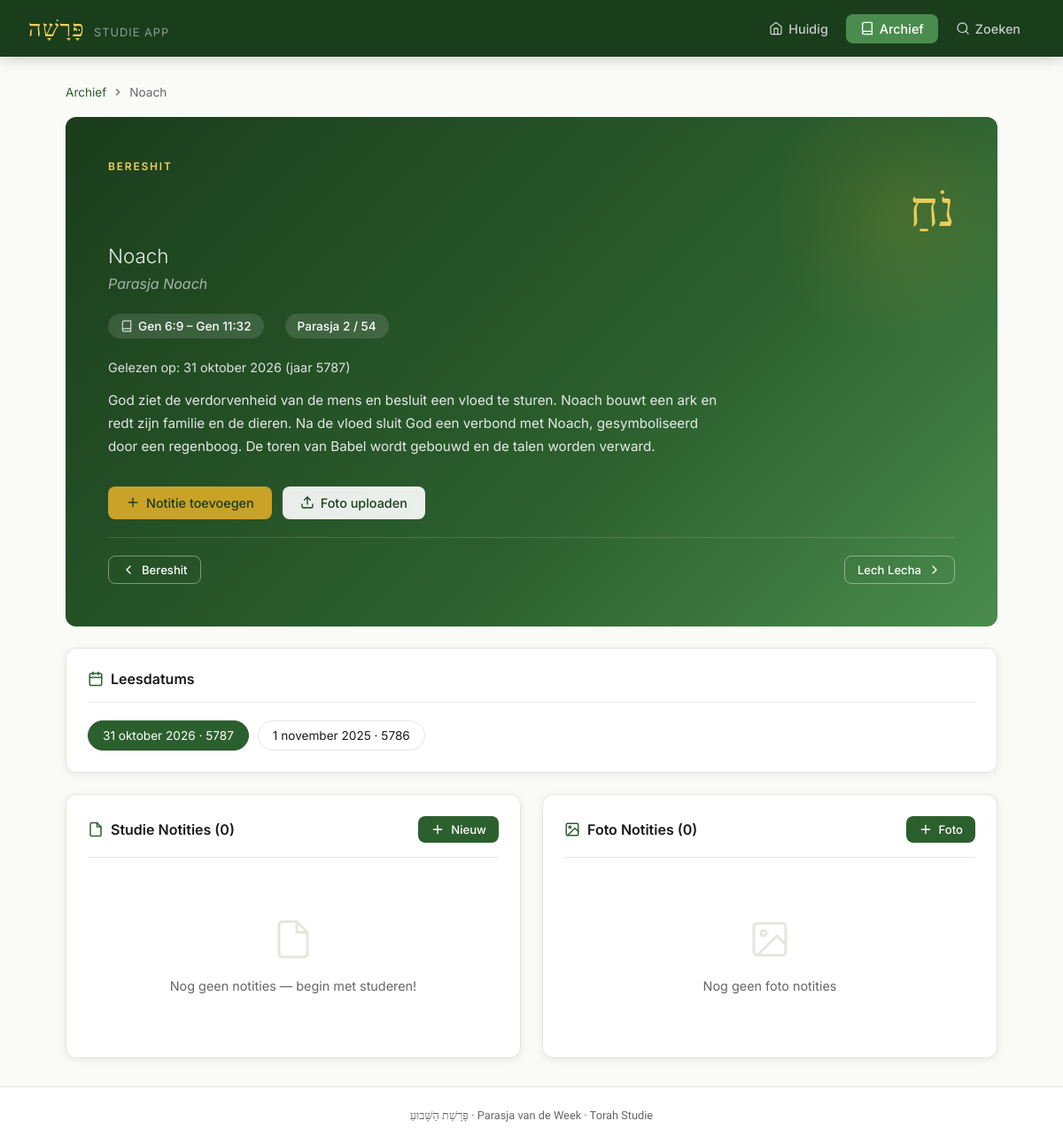
/parasja.php?id=2&schema=50, run on the app's committed database.
### tables this page shows
CREATE TABLE IF NOT EXISTS parasjot (
    id INT AUTO_INCREMENT PRIMARY KEY,
    volgorde INT NOT NULL,
    naam_hebreeuws VARCHAR(100) NOT NULL,
    naam_nl VARCHAR(100) NOT NULL,
    naam_transliteratie VARCHAR(100) NOT NULL,
    boek ENUM('Bereshit','Shemot','Vayikra','Bamidbar','Devarim') NOT NULL,
    verzen_van VARCHAR(50),
    verzen_tot VARCHAR(50),
    samenvatting TEXT,
    created_at TIMESTAMP DEFAULT CURRENT_TIMESTAMP
);

CREATE TABLE IF NOT EXISTS parasja_schema (
    id INT AUTO_INCREMENT PRIMARY KEY,
    parasja_id INT NOT NULL,
    shabbat_datum DATE NOT NULL,
    joods_jaar INT NOT NULL,
    gecombineerd_met INT DEFAULT NULL,
    FOREIGN KEY (parasja_id) REFERENCES parasjot(id),
    UNIQUE KEY unique_datum (shabbat_datum)
);

### parasja.php (the view, shortened to what this page needs)
<?php
require_once __DIR__ . '/config/db.php';
$parasjaId = (int)($_GET['id'] ?? 0);
$schemaId  = (int)($_GET['schema'] ?? 0);
$stmt = $pdo->prepare("SELECT * FROM parasjot WHERE id = ?");
$stmt->execute([$parasjaId]);
$parasja = $stmt->fetch();
$schema = null;
if ($schemaId) {
    $s = $pdo->prepare("SELECT ps.*, p2.naam_nl AS gecombineerd_nl, p2.naam_transliteratie AS gecombineerd_trans
                         FROM parasja_schema ps LEFT JOIN parasjot p2 ON ps.gecombineerd_met = p2.id
                         WHERE ps.id = ?");
    $s->execute([$schemaId]);
    $schema = $s->fetch();
}
$alleSchema = $pdo->prepare("
    SELECT ps.*, p2.naam_nl AS gecombineerd_nl
    FROM parasja_schema ps LEFT JOIN parasjot p2 ON ps.gecombineerd_met = p2.id
    WHERE ps.parasja_id = ? ORDER BY ps.shabbat_datum DESC
");
$alleSchema->execute([$parasjaId]);
$schemas = $alleSchema->fetchAll();
$stmt2 = $pdo->prepare("
    SELECT n.*, ps.shabbat_datum, ps.joods_jaar
    FROM notities n
    LEFT JOIN parasja_schema ps ON n.parasja_schema_id = ps.id
    WHERE n.parasja_id = ?
    ORDER BY n.aangemaakt_op DESC
");
$stmt2->execute([$parasjaId]);
$notities = $stmt2->fetchAll();
$stmt3 = $pdo->prepare("
    SELECT f.*, ps.shabbat_datum, ps.joods_jaar
    FROM foto_notities f
    LEFT JOIN parasja_schema ps ON f.parasja_schema_id = ps.id
    WHERE f.parasja_id = ?
    ORDER BY f.aangemaakt_op DESC
");
$stmt3->execute([$parasjaId]);
$fotos = $stmt3->fetchAll();
$vorigeP = $pdo->prepare("SELECT * FROM parasjot WHERE id = ?");
$vorigeP->execute([$parasjaId - 1]);
$vorige = $vorigeP->fetch();
$volgendeP = $pdo->prepare("SELECT * FROM parasjot WHERE id = ?");
$volgendeP->execute([$parasjaId + 1]);
$volgende = $volgendeP->fetch();
$maandNamen = ['','januari','februari','maart','april','mei','juni','juli','augustus','september','oktober','november','december'];
function formatDatum($d) {
    global $maandNamen;
    $ts = strtotime($d);
    return date('j', $ts) . ' ' . $maandNamen[(int)date('n', $ts)] . ' ' . date('Y', $ts);
}
include __DIR__ . '/includes/header.php';
?>
<div style="margin-bottom:1.25rem; font-size:0.85rem; color:var(--text-muted); display:flex; gap:6px; align-items:center;">
    <a href="/parasja/archief.php" style="color:var(--primary); text-decoration:none;">Archief</a>
    <svg viewBox="0 0 24 24" style="width:14px;height:14px;stroke:currentColor;fill:none;stroke-width:2;"><polyline points="9,18 15,12 9,6"/></svg>
    <span><?= htmlspecialchars($parasja['naam_transliteratie']) ?></span>
</div>
<div class="parasja-hero" style="margin-bottom:1.5rem;">
    <div class="label"><?= htmlspecialchars($parasja['boek']) ?></div>
    <div class="hebrew-name"><?= htmlspecialchars($parasja['naam_hebreeuws']) ?></div>
    <div class="dutch-name"><?= htmlspecialchars($parasja['naam_nl']) ?></div>
    <div class="transliteration">Parasja <?= htmlspecialchars($parasja['naam_transliteratie']) ?></div>
    <div class="meta-row">
        <span class="meta-badge">
            <svg viewBox="0 0 24 24"><path d="M4 19.5A2.5 2.5 0 0 1 6.5 17H20"/><path d="M6.5 2H20v20H6.5A2.5 2.5 0 0 1 4 19.5v-15A2.5 2.5 0 0 1 6.5 2z"/></svg>
            <?= htmlspecialchars($parasja['verzen_van']) ?> &ndash; <?= htmlspecialchars($parasja['verzen_tot']) ?>
        </span>
        <span class="meta-badge">Parasja <?= $parasja['volgorde'] ?> / 54</span>
    </div>
    <?php if ($schema): ?>
    <div style="margin-bottom:1rem; font-size:0.9rem; opacity:0.85;">
        Gelezen op: <?= formatDatum($schema['shabbat_datum']) ?> (jaar <?= $schema['joods_jaar'] ?>)
    </div>
    <?php endif; ?>
    <p class="samenvatting"><?= nl2br(htmlspecialchars($parasja['samenvatting'])) ?></p>
    <div class="hero-actions">
        <button class="btn btn-primary" onclick="openModal('modal-notitie')">
            <svg viewBox="0 0 24 24"><line x1="12" y1="5" x2="12" y2="19"/><line x1="5" y1="12" x2="19" y2="12"/></svg>
            Notitie toevoegen
        </button>
        <button class="btn btn-white" onclick="openModal('modal-upload')">
            <svg viewBox="0 0 24 24"><path d="M21 15v4a2 2 0 0 1-2 2H5a2 2 0 0 1-2-2v-4"/><polyline points="17,8 12,3 7,8"/><line x1="12" y1="3" x2="12" y2="15"/></svg>
            Foto uploaden
        </button>
    </div>
    <div style="display:flex; gap:10px; margin-top:1.25rem; padding-top:1.25rem; border-top:1px solid rgba(255,255,255,0.15);">
        <?php if ($vorige): ?>
        <a href="/parasja/parasja.php?id=<?= $vorige['id'] ?>" class="btn btn-outline btn-sm">
            <svg viewBox="0 0 24 24"><polyline points="15,18 9,12 15,6"/></svg>
            <?= htmlspecialchars($vorige['naam_transliteratie']) ?>
        </a>
        <?php endif; ?>
        <?php if ($volgende): ?>
        <a href="/parasja/parasja.php?id=<?= $volgende['id'] ?>" class="btn btn-outline btn-sm" style="margin-left:auto;">
            <?= htmlspecialchars($volgende['naam_transliteratie']) ?>
            <svg viewBox="0 0 24 24"><polyline points="9,18 15,12 9,6"/></svg>
        </a>
        <?php endif; ?>
    </div>
</div>
<?php if (count($schemas) > 1): ?>
<div class="card" style="margin-bottom:1.5rem;">
    <div class="card-header">
        <div class="card-title">
            <svg viewBox="0 0 24 24"><rect x="3" y="4" width="18" height="18" rx="2" ry="2"/><line x1="16" y1="2" x2="16" y2="6"/><line x1="8" y1="2" x2="8" y2="6"/><line x1="3" y1="10" x2="21" y2="10"/></svg>
            Leesdatums
        </div>
    </div>
    <div style="display:flex; gap:10px; flex-wrap:wrap;">
        <?php foreach ($schemas as $sc): ?>
        <a href="/parasja/parasja.php?id=<?= $parasjaId ?>&schema=<?= $sc['id'] ?>"
           style="padding:8px 16px; border:1.5px solid var(--border); border-radius:20px; font-size:0.85rem; text-decoration:none; color:var(--text);
                  <?= ($schema && $sc['id'] == $schema['id']) ? 'background:var(--primary);color:white;border-color:var(--primary);' : '' ?>">
            <?= formatDatum($sc['shabbat_datum']) ?> &middot; <?= $sc['joods_jaar'] ?>
        </a>
        <?php endforeach; ?>
    </div>
</div>
<?php endif; ?>
<div class="grid-2">
<div class="card">
    <div class="card-header">
        <div class="card-title">
            <svg viewBox="0 0 24 24"><path d="M14 2H6a2 2 0 0 0-2 2v16a2 2 0 0 0 2 2h12a2 2 0 0 0 2-2V8z"/><polyline points="14,2 14,8 20,8"/></svg>
            Studie Notities (<?= count($notities) ?>)
        </div>
        <button class="btn btn-green btn-sm" onclick="openModal('modal-notitie')">
            <svg viewBox="0 0 24 24"><line x1="12" y1="5" x2="12" y2="19"/><line x1="5" y1="12" x2="19" y2="12"/></svg>
            Nieuw
        </button>
    </div>
    <?php if (empty($notities)): ?>
    <div class="empty-state">
        <svg viewBox="0 0 24 24"><path d="M14 2H6a2 2 0 0 0-2 2v16a2 2 0 0 0 2 2h12a2 2 0 0 0 2-2V8z"/><polyline points="14,2 14,8 20,8"/></svg>
        <p>Nog geen notities &mdash; begin met studeren!</p>
    </div>
    <?php endif; ?>
</div>
<div class="card">
    <div class="card-header">
        <div class="card-title">
            <svg viewBox="0 0 24 24"><rect x="3" y="3" width="18" height="18" rx="2" ry="2"/><circle cx="8.5" cy="8.5" r="1.5"/><polyline points="21,15 16,10 5,21"/></svg>
            Foto Notities (<?= count($fotos) ?>)
        </div>
        <button class="btn btn-green btn-sm" onclick="openModal('modal-upload')">
            <svg viewBox="0 0 24 24"><line x1="12" y1="5" x2="12" y2="19"/><line x1="5" y1="12" x2="19" y2="12"/></svg>
            Foto
        </button>
    </div>
    <?php if (empty($fotos)): ?>
    <div class="empty-state">
        <svg viewBox="0 0 24 24"><rect x="3" y="3" width="18" height="18" rx="2" ry="2"/><circle cx="8.5" cy="8.5" r="1.5"/><polyline points="21,15 16,10 5,21"/></svg>
        <p>Nog geen foto notities</p>
    </div>
    <?php endif; ?>
</div>
</div>
<?php include __DIR__ . '/includes/footer.php'; ?>

### assets/css/style.css (style rules this page uses)
:root { --primary: #2c5f2e; --primary-light: #4a8c4d; --primary-dark: #1a3d1c; --accent: #c9a227; --accent-light: #f0d060; --bg: #fafaf7; --bg-card: #ffffff; --text: #1a1a1a; --text-muted: #666; --border: #e5e5e0; --shadow: 0 2px 8px rgba(0,0,0,0.08); --shadow-lg: 0 8px 32px rgba(0,0,0,0.12); --radius: 12px; --radius-sm: 8px; }
* { box-sizing: border-box; margin: 0; padding: 0; }
body { font-family: 'Inter', sans-serif; background: var(--bg); color: var(--text); min-height: 100vh; display: flex; flex-direction: column; }
.parasja-hero { background: linear-gradient(135deg, var(--primary-dark) 0%, var(--primary) 60%, var(--primary-light) 100%); border-radius: var(--radius); padding: 3rem; color: white; margin-bottom: 2rem; position: relative; overflow: hidden; }
.parasja-hero::before { content: ''; position: absolute; right: -40px; top: -40px; width: 300px; height: 300px; background: radial-gradient(circle, rgba(201,162,39,0.15) 0%, transparent 70%); border-radius: 50%; }
.parasja-hero .label { font-size: 0.75rem; text-transform: uppercase; letter-spacing: 0.15em; color: var(--accent-light); font-weight: 600; margin-bottom: 0.5rem; }
.parasja-hero .hebrew-name { font-family: 'Frank Ruhl Libre', serif; font-size: 3.5rem; direction: rtl; line-height: 1.2; margin-bottom: 0.3rem; color: var(--accent-light); }
.parasja-hero .dutch-name { font-size: 1.4rem; font-weight: 300; opacity: 0.9; margin-bottom: 0.5rem; }
.parasja-hero .transliteration { font-size: 1rem; opacity: 0.6; font-style: italic; margin-bottom: 1.5rem; }
.parasja-hero .meta-row { display: flex; gap: 1.5rem; flex-wrap: wrap; margin-bottom: 1.5rem; }
.meta-badge { display: flex; align-items: center; gap: 6px; background: rgba(255,255,255,0.12); padding: 6px 14px; border-radius: 20px; font-size: 0.85rem; font-weight: 500; }
.meta-badge svg { width: 14px; height: 14px; stroke: currentColor; fill: none; stroke-width: 2; opacity: 0.8; }
.parasja-hero .samenvatting { font-size: 0.95rem; line-height: 1.7; opacity: 0.88; max-width: 700px; }
.hero-actions { margin-top: 2rem; display: flex; gap: 12px; flex-wrap: wrap; }
.btn { display: inline-flex; align-items: center; gap: 7px; padding: 10px 20px; border-radius: var(--radius-sm); font-size: 0.9rem; font-weight: 500; cursor: pointer; border: none; text-decoration: none; transition: all 0.15s; font-family: inherit; }
.btn svg { width: 16px; height: 16px; stroke: currentColor; fill: none; stroke-width: 2; stroke-linecap: round; stroke-linejoin: round; flex-shrink: 0; }
.btn-primary { background: var(--accent); color: var(--primary-dark); }
.btn-white { background: rgba(255,255,255,0.9); color: var(--primary-dark); }
.btn-outline { background: transparent; color: white; border: 1.5px solid rgba(255,255,255,0.4); }
.btn-green { background: var(--primary); color: white; }
.btn-sm { padding: 7px 14px; font-size: 0.82rem; }
.card { background: var(--bg-card); border: 1px solid var(--border); border-radius: var(--radius); padding: 1.5rem; box-shadow: var(--shadow); }
.card-header { display: flex; align-items: center; justify-content: space-between; margin-bottom: 1.25rem; padding-bottom: 1rem; border-bottom: 1px solid var(--border); }
.card-title { font-size: 1rem; font-weight: 600; display: flex; align-items: center; gap: 8px; }
.card-title svg { width: 18px; height: 18px; stroke: var(--primary); fill: none; stroke-width: 2; stroke-linecap: round; stroke-linejoin: round; }
.grid-2 { display: grid; grid-template-columns: 1fr 1fr; gap: 1.5rem; }
.empty-state { text-align: center; padding: 3rem 2rem; color: var(--text-muted); }
.empty-state svg { width: 48px; height: 48px; stroke: var(--border); fill: none; stroke-width: 1.5; margin-bottom: 1rem; }
.empty-state p { font-size: 0.9rem; }

### data on the page
parasjot: naam_transliteratie "Noach", boek "BERESHIT", naam_hebreeuws "נֹחַ", naam_nl "Noach", verzen_van "Gen 6:9", verzen_tot "Gen 11:32", volgorde "2", samenvatting "God ziet de verdorvenheid van de mens en besluit een vloed te sturen. Noach bouwt een ark en redt zijn familie en de dieren. Na de vloed sluit God een verbond met Noach, gesymboliseerd door een regenboog. De toren van Babel wordt gebouwd en de talen worden verward."
parasja_schema: shabbat_datum "31 oktober 2026", joods_jaar "5787"
parasjot: naam_transliteratie "Bereshit"
parasjot: naam_transliteratie "Lech Lecha"
parasja_schema: shabbat_datum "1 november 2025", joods_jaar "5786"

### other printed values
count($notities) "0"
count($fotos) "0"
